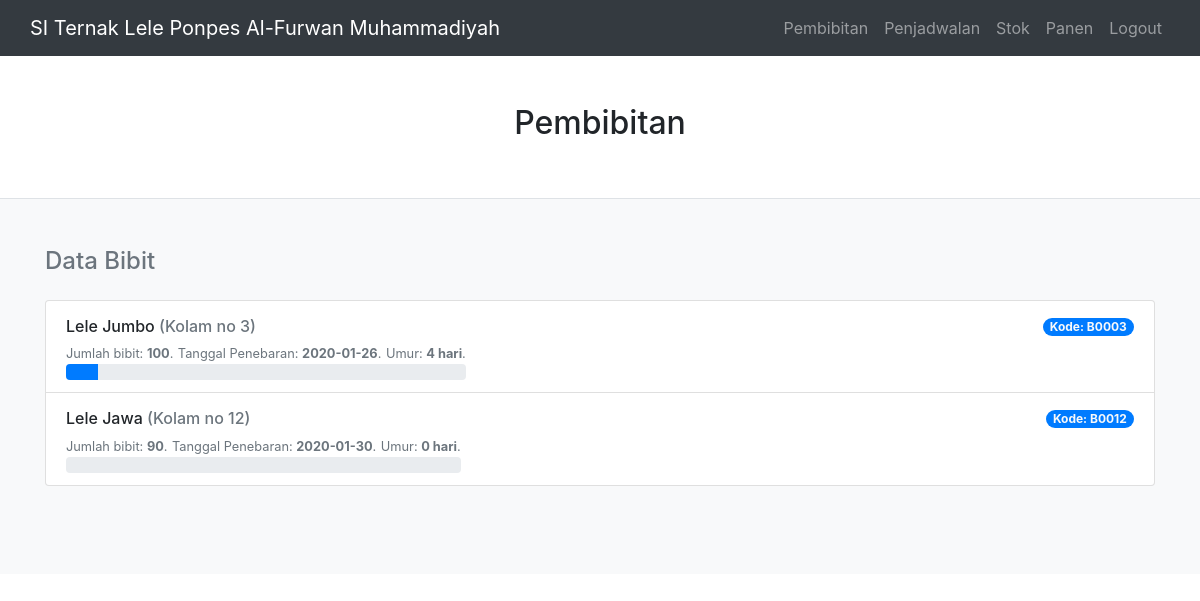
The app's page /public/admin_pembibitan (signed in) with its own data.
### tables this page shows
CREATE TABLE `bibit` (
  `kode_bibit` varchar(5) NOT NULL,
  `tgl_penebaran_bibit` date NOT NULL,
  `jenis_bibit` varchar(30) NOT NULL,
  `jumlah_bibit` int(5) NOT NULL,
  `no_kolam` int(2) NOT NULL,
  `status_panen` int(11) NOT NULL
);

### app/core/Controller.php (called while the page is built, shortened)
<?php
class Controller
{
	public function view($view,$data=[])
	{
		require_once '../app/views/' . $view.'.php';
	}
	public function model($model)
	{
		return new $model;
	}
}

### app/controllers/Admin_Pembibitan.php (called while the page is built, shortened)
<?php
class Admin_Pembibitan extends Controller
{
    public function index()
    {
        $data['judul'] = 'Pembibitan';
        $data['bibit'] = $this->model('Pembibitan_model')->getAll();
        $data['judul'] = 'Pembibitan';
        $this->view('pembibitan/admin', $data);
    }
}

### app/core/App.php (called while the page is built, shortened)
<?php
class App
{
	protected $method = 'index';
	protected $params = [];
	public function __construct()
	{
		$this->controller = new $this->controller;
		call_user_func_array([$this->controller, $this->method], $this->params);
	}
}

### public/index.php (called while the page is built, shortened)
<?php
$app=new App;

### app/core/Database.php (called while the page is built, shortened)
<?php
class Database{
	private $host=DB_HOST;
	private $user=DB_USER;
	private $pass=DB_PASS;
	private $db_name=DB_NAME;
	private $dbh;
	private $stmt;
	public function __construct()
	{
		$dsn='mysql:host='.$this->host.';dbname='.$this->db_name;
		$option=[
			PDO::ATTR_PERSISTENT=>
			true,
			PDO::ATTR_ERRMODE=>PDO::ERRMODE_EXCEPTION
		];
		try {
			$this->dbh=new PDO($dsn,$this->user,$this->pass,$option);
		} catch(PDOException $e)
		{
			die($e->getMessage());
		}
	}
	public function query($query)
	{
		$this->stmt=$this->dbh->prepare($query);
	}
	public function execute()
	{
		$this->stmt->execute();
	}
	public function resultSet()
	{
		$this->execute();
		return $this->stmt->fetchAll(PDO::FETCH_ASSOC);
	}
}

### app/models/Pembibitan_model.php (called while the page is built, shortened)
<?php
class Pembibitan_model
{
    private $db;
    public function __construct()
    {
        $this->db = new Database;
    }
    public function getAll()
    {
        $this->db->query('SELECT *, datediff(CURDATE(), tgl_penebaran_bibit) as umur_bibit FROM bibit WHERE status_panen=0');
        return $this->db->resultSet();
    }
}

### app/views/pembibitan/admin.php (the view, shortened to what this page needs)
<section class="border-bottom">
  <div class="container">
    <div class="py-5 text-center">
      <h2>Pembibitan</h2>
    </div>
  </div>
</section>
<div class="py-5 bg-light">
  <div class="container">
    <div class="row">
      <div class="col-md-12 order-md-1 mb-4">
        <div class="d-flex justify-content-between align-items-center mb-3">
          <h4 class="">
            <span class="text-muted">Data Bibit</span>
          </h4>
        </div>
        <ul class="list-group mb-3">
          <?php foreach ($data['bibit'] as $bibit) : ?>
            <li class="list-group-item d-flex justify-content-between lh-condensed">
              <div>
                <h6 class="my-1">
                  <?= $bibit['jenis_bibit']; ?>
                  <span class="text-muted">(Kolam no <?= $bibit['no_kolam']; ?>)</span>
                </h6>
                <small class="text-muted">Jumlah bibit: <b> <?= $bibit['jumlah_bibit']; ?></b>.</small>
                <small class="text-muted"> Tanggal Penebaran: <b><?= $bibit['tgl_penebaran_bibit']; ?></b>.</small>
                <small class="text-muted"> Umur: <b><?= $bibit['umur_bibit']; ?> hari</b>.</small>
                <div class="progress">
                  <div class="progress-bar" role="progressbar" style="width: <?= intval($bibit['umur_bibit'] / 45 * 100) . '%'; ?>" aria-valuenow="" aria-valuemin="0" aria-valuemax="30"></div>
                </div>
              </div>
              <p><span class="text-muted"></span><span class="badge badge-pill bg-primary text-light ">Kode: <?= $bibit['kode_bibit']; ?></span></p>
            </li>
          <?php endforeach; ?>
        </ul>
      </div>
    </div>
  </div>

### records on screen
bibit: jenis_bibit "Lele Jumbo", no_kolam "3", jumlah_bibit "100", tgl_penebaran_bibit "2020-01-26", umur_bibit "4", $bibit['umur_bibit'] / 45 * 100 8 (drawn), kode_bibit "B0003"
bibit: jenis_bibit "Lele Jawa", no_kolam "12", jumlah_bibit "90", tgl_penebaran_bibit "2020-01-30", umur_bibit "0", kode_bibit "B0012"
